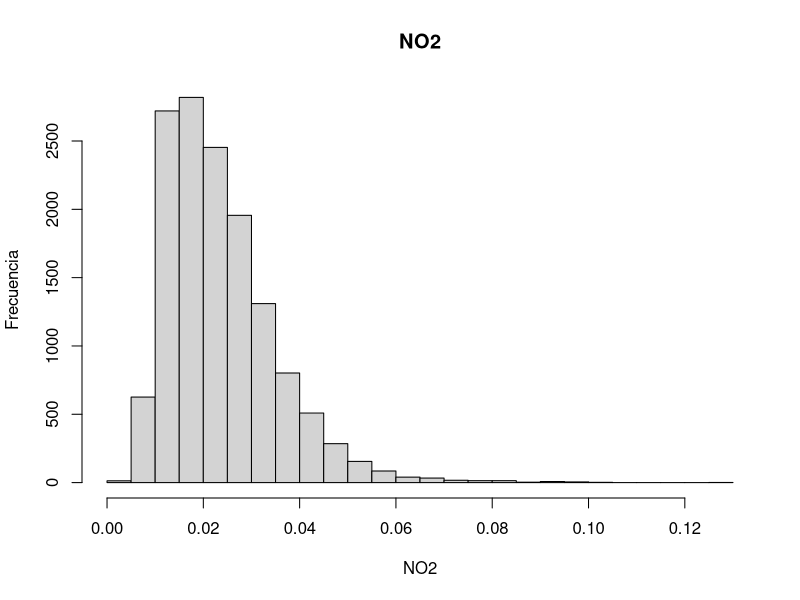
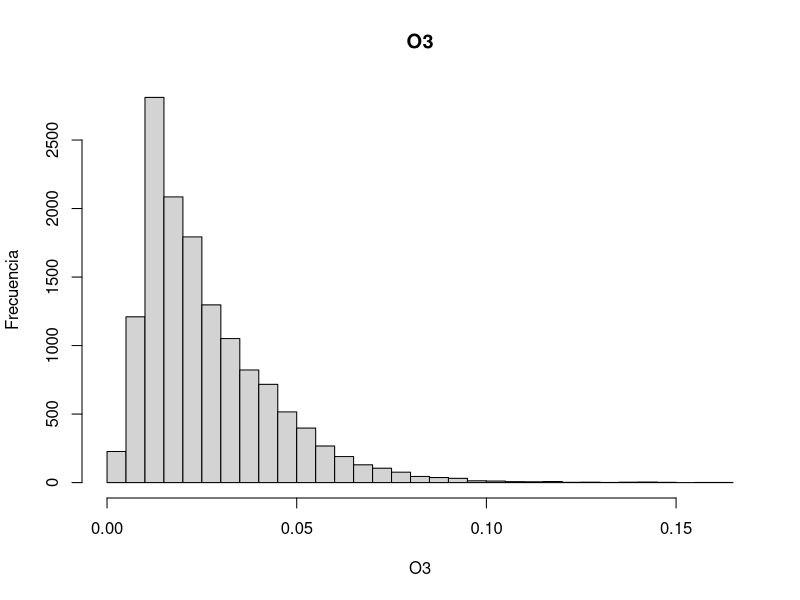
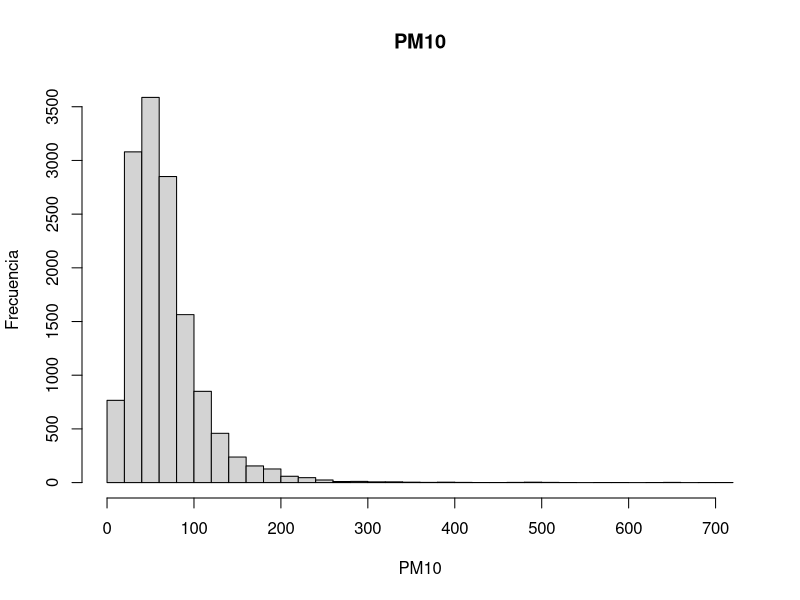
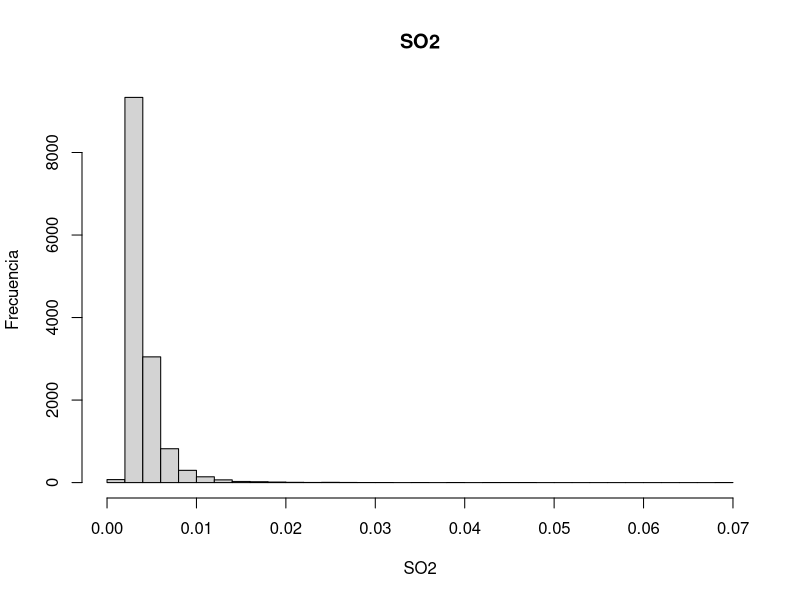
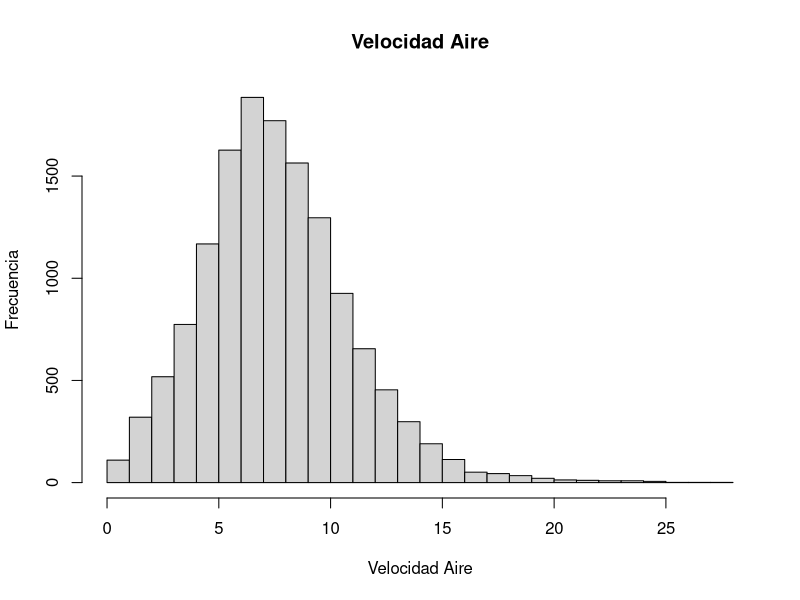
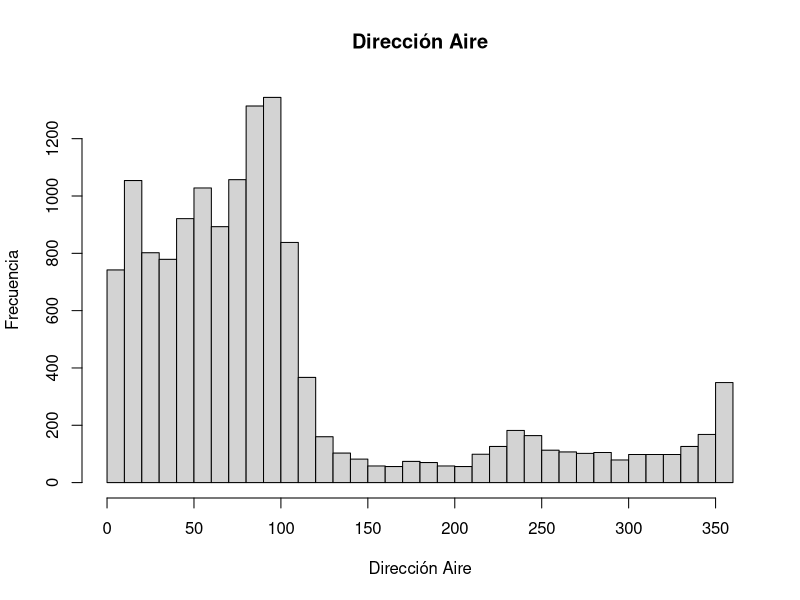
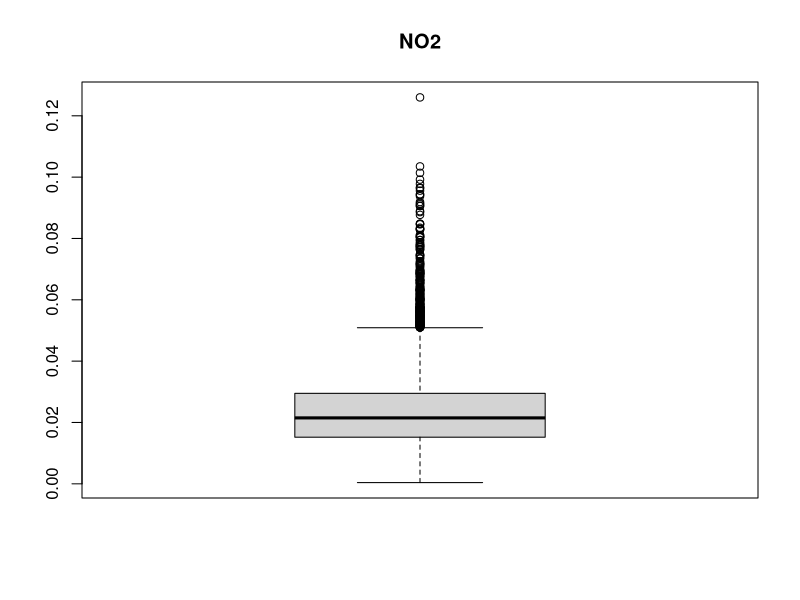
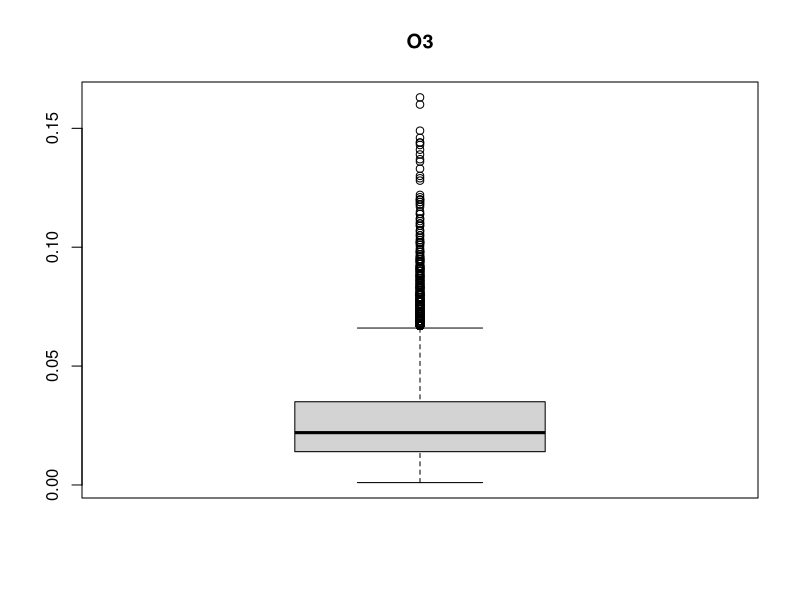

R code for these plots, in order: (Note: this script raises an error after producing the figures.)
## ---- chunk 1
#Cargar dataset
dataset = read.csv("00.csv")
head(dataset)
## ---- chunk 2
medidas_tendencia_central<-function(column_dataset){
  media = mean(column_dataset)
  mediana = median(column_dataset)

  #Función de moda
  mode <- function(v) {
    uniqv <- unique(v)
    uniqv[which.max(tabulate(match(v, uniqv)))]
  }
  moda = mode(column_dataset)

  return(c(media, mediana, moda))
}

resultados_tendencia_central <- matrix(nrow = 6, ncol = 3)
for(i in 1:6){
  resultados_tendencia_central[i,]<-medidas_tendencia_central(dataset[,i+1])
}
#Definir nombres de filas y columnas
rownames(resultados_tendencia_central) <- c("NO2", "O3", "PM10", "SO2", "Velocidad Aire", "Dirección Aire")
colnames(resultados_tendencia_central) <- c("Media", "Mediana", "Moda")

resultados_tendencia_central
## ---- chunk 3
medidas_dispersion<-function(column_dataset){
  min = min(column_dataset)
  max = max(column_dataset)
  var = var(column_dataset)
  desvest = sqrt(var)
  return(c(min, max, desvest, var))
}
resultados_medidas_dispersion <- matrix(nrow = 6, ncol = 4)

for(i in 1:6){
  resultados_medidas_dispersion[i, ] <- medidas_dispersion(dataset[, i+1])
}

#Definir nombres de filas y columnas
rownames(resultados_medidas_dispersion) <- c("NO2", "O3", "PM10", "SO2", "Velocidad Aire", "Dirección Aire")
colnames(resultados_medidas_dispersion) <- c("Min", "Max", "Desviación Est.","Varianza")

resultados_medidas_dispersion

## ---- chunk 4
print(cbind(resultados_tendencia_central,resultados_medidas_dispersion))
## ---- chunk 5
titulos <-c("NO2", "O3", "PM10", "SO2", "Velocidad Aire", "Dirección Aire")
for (i in 2:7){
  hist(dataset[,i],breaks = 35, main = titulos[i-1], xlab = titulos[i-1],ylab = "Frecuencia")
}
## ---- chunk 6
titulos <- c("NO2", "O3", "PM10", "SO2", "Velocidad Aire", "Dirección Aire")
for (i in 2:7){
  boxplot(dataset[,i], main = titulos[i-1])
}

## ---- chunk 7
cor_matrix<-cor(data.frame(dataset[,-1]))
cor_matrix
#checar corr.test() con librería psych para ver sus p valores.
#new=corr.test(dataset[,-1])
#new$ci
## ---- chunk 8
#install.packages("corrplot")
library(reshape2)
library(ggplot2)

heatmap(cor_matrix)
titulos <-c("NO2", "O3", "PM10", "SO2", "Velocidad Aire", "Dirección Aire")
data_melt<-melt(round(cor_matrix,3))

ggp <- ggplot(data_melt, aes(Var1,Var2, fill=value)) +geom_tile()+geom_text(aes(Var2,Var1,label = value),color = 'white',size = 4)
ggp                                                               # Print heatmap
## ---- chunk 9
alpha = 0.01
correlation<-cor.test(corr_dataframe[,1], corr_dataframe[,2], method = "pearson", alternative = "two.sided", conf.level = 1-alpha)
cat("Para las variables",colnames(corr_dataframe)[1:2],"\n")
cat("Valor p:", correlation$p.value, "\n")
cat("Conclusión:", ifelse(correlation$p.value < alpha, "Existe una correlación significativa", "No existe una correlación significativa"))
